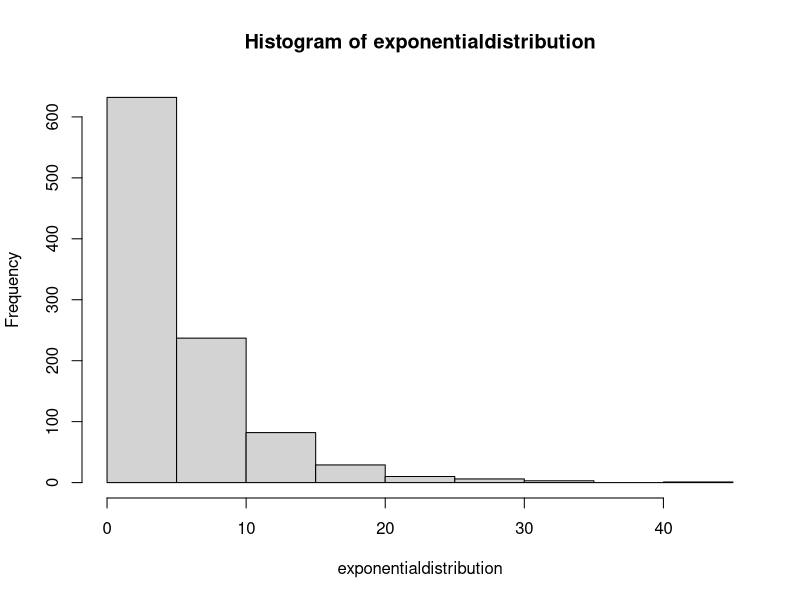
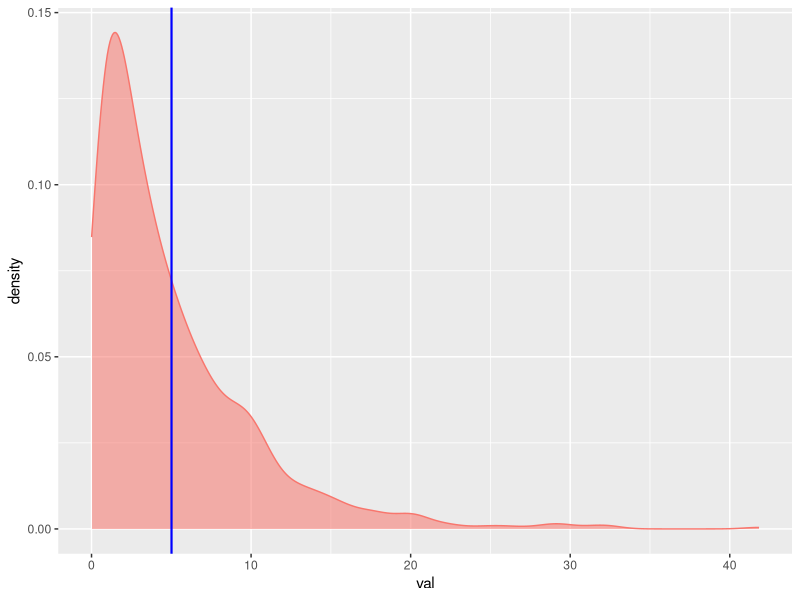
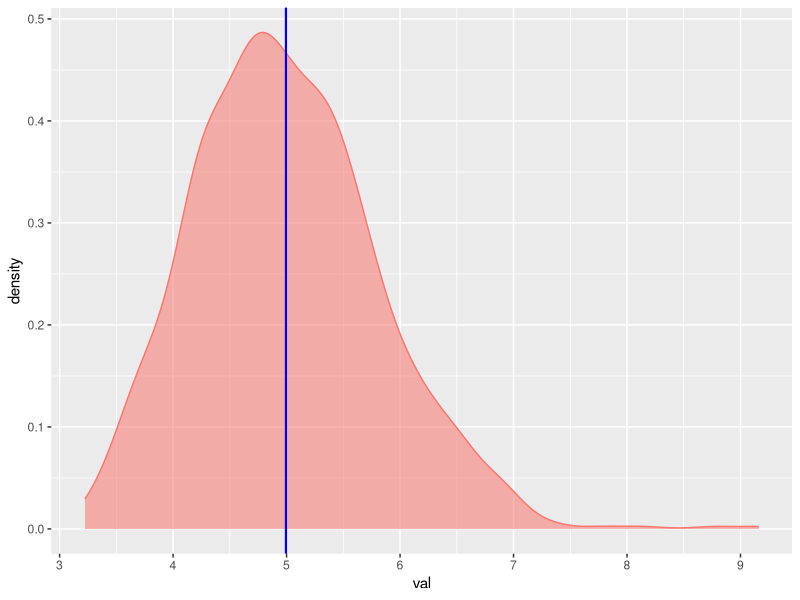
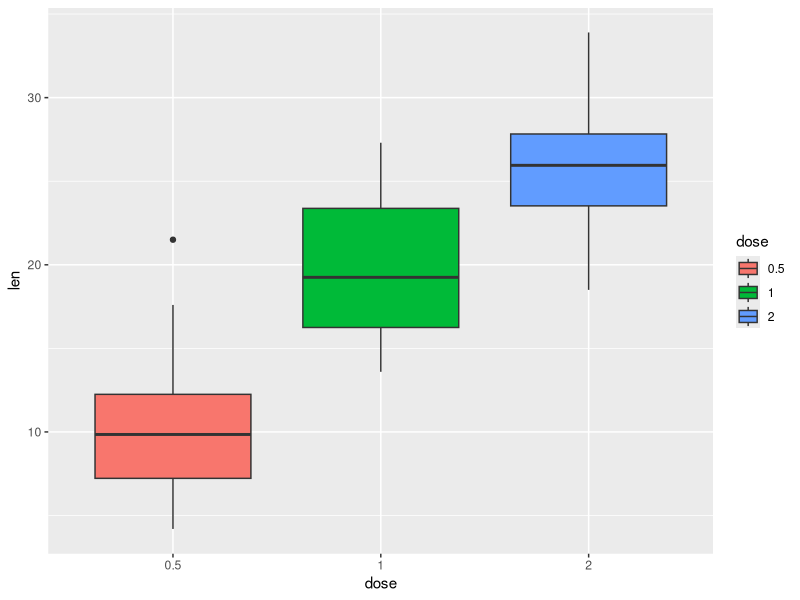

These charts were generated, in order, by the following R code: (Note: this script raises an error after producing the figures.)
## ---- chunk 1
packages <- c("data.table","dplyr", "ggplot2")
sapply(packages, require, character.only=TRUE, quietly=TRUE)
## ---- chunk 2
knitr::opts_chunk$set(echo = TRUE)
## ---- chunk 3
rate<-0.2
theoretical_mean<-1/rate
theoretical_sd<-1/rate
theoretical_var<- 1 / (rate^2)
theoretical_mean
theoretical_sd
theoretical_var
## ---- chunk 4
set.seed(5)
n<-1000
samplingsize<-40
rate<-0.2
exponentialdistribution<-rexp(n,rate)
med<-mean(exponentialdistribution)
ved<-var(exponentialdistribution)
## ---- chunk 5
hist(exponentialdistribution)
ed<-data_frame(val = exponentialdistribution)
str(ed)
n<-ggplot(data = ed, aes(x = val,  colour="red", fill = "red", alpha=0.1)) + theme(legend.position="none") + geom_density() +  geom_vline(xintercept = mean(ed$val), size = .75, color = "blue")
n
## ---- chunk 6
summary(exponentialdistribution)

## ---- chunk 7
samplemeans = NULL
for (i in 1 : 1000) samplemeans = c(samplemeans, mean(sample(exponentialdistribution, samplingsize, replace=TRUE)))
summary(samplemeans)
str(samplemeans)
var(samplemeans)
sd(samplemeans)
#hist(samplemeans)
sam<-data_frame(val = samplemeans)
n<-ggplot(data = sam, aes(x = val,  colour="red", fill = "red", alpha=0.1)) + theme(legend.position="none") + geom_density() +  geom_vline(xintercept = mean(sam$val), size = .75, color = "blue")
n
## ---- chunk 8
ToothGrowth$dose <- as.factor(ToothGrowth$dose)
summary(ToothGrowth)
str(ToothGrowth)
# Change box plot colors by groups
p<-ggplot(ToothGrowth, aes(x=dose, y=len, fill=dose)) +
  geom_boxplot()
p
t.test(len ~ dose, paired = FALSE, data = subset(ToothGrowth,(ToothGrowth$dose %in% c(0.5, 1))))
t.test(len ~ dose, paired = FALSE, data = subset(ToothGrowth,(ToothGrowth$dose %in% c(0.5, 2))))
t.test(len ~ dose, paired = FALSE, data = subset(ToothGrowth,(ToothGrowth$dose %in% c(1, 2))))
# Change the position
t<-ggplot(ToothGrowth, aes(x=supp, y=len, fill=supp)) +
  geom_boxplot()
t
t.test(len ~ supp, paired = FALSE, data = ToothGrowth)
n<-ggplot(data = ToothGrowth, aes(x = len,  colour="red", fill = "red", alpha=0.1)) + theme(legend.position="none") + geom_density() +  geom_vline(xintercept = median(ToothGrowth$len), size = .75, color = "blue")
n
